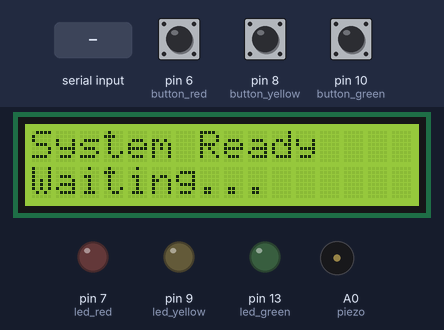
Simulated run of this sketch. Board: Arduino Uno, built with avr-gcc and run on an emulated ATmega328P. Parts: 16×2 character LCD, output pins drawn as LEDs (lit = HIGH), buzzer (waves = sounding). Dashed ring = blinking. Inputs (shaded band) come from the test bench; at power-on: pin 6 (button_red) HIGH, pin 8 (button_yellow) HIGH, pin 10 (button_green) HIGH.

Above: at 1.2 s.
1.3 s: pin 6 (button_red) pulled LOW for 0.15 s
At 1.51 s:
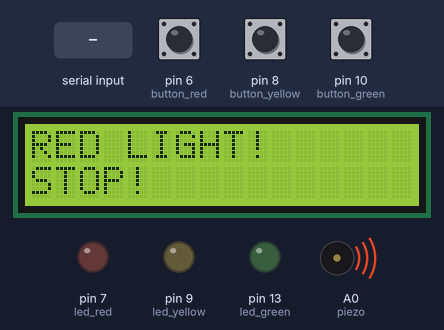
2.0 s: "ACTIVE_YELLOW\n" received over Serial
At 4.2 s:
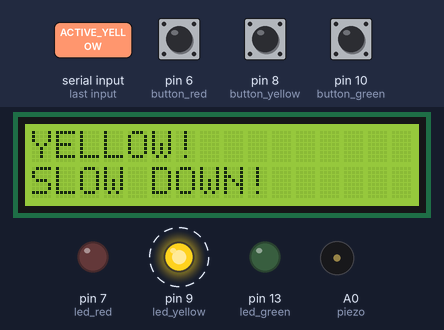
4.5 s: pin 8 (button_yellow) pulled LOW for 0.15 s
At 5.0 s:
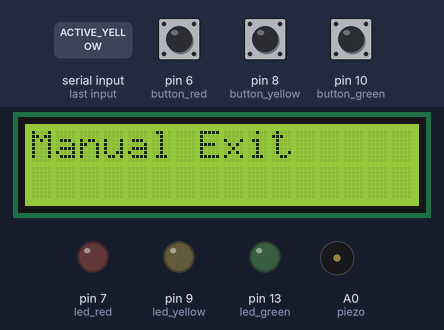
6.6 s: pin 10 (button_green) pulled LOW for 0.15 s
At 7.2 s:
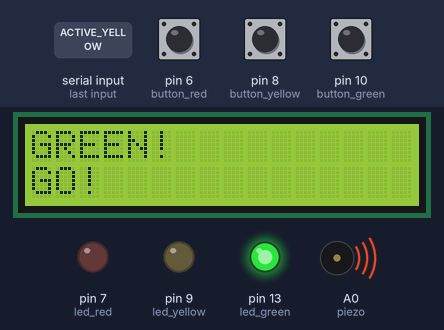
9.7 s: "FAULT\n" received over Serial
At 10.8 s:
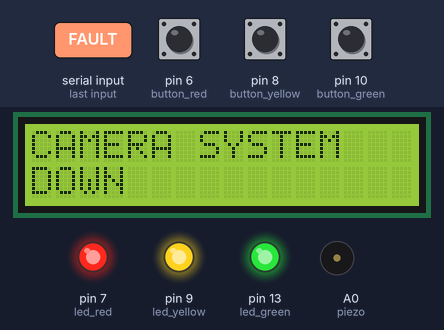
11.2 s: "ACTIVE_RED\n" received over Serial
At 11.52 s:
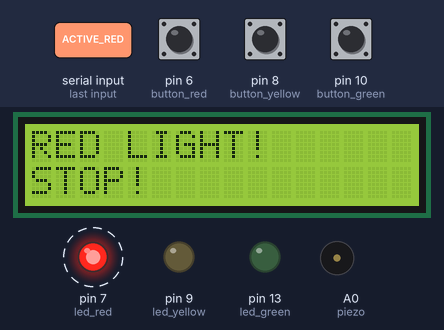
Timing chart, 0 to 14.3 s (numbered marks = the images above; inputs shaded):
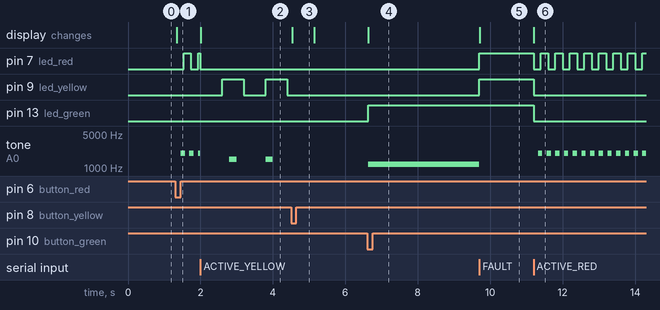

The sketch:

sketch_jan18a.ino
```cpp
#include <Wire.h>
#include <LiquidCrystal.h>

// ================== LCD wiring (4-bit) ==================
LiquidCrystal lcd(12, 11, 5, 4, 3, 2);

// ================== Pin assignments =====================
const int button_red    = 6;
const int button_yellow = 8;
const int button_green  = 10;

const int led_red       = 7;
const int led_yellow    = 9;
const int led_green     = 13;

const int piezo         = A0;

// ================== Behavior tuning =====================
const unsigned long red_blink_fast      = 200;
const unsigned long yellow_blink_medium = 600;

const int red_beep_frequency      = 2000;
const unsigned long red_beep_on   = 120;
const unsigned long red_beep_off  = 120;

const int yellow_beep_frequency   = 1500;
const unsigned long yellow_beep_on  = 200;
const unsigned long yellow_beep_off = 800;

const int green_beep_frequency    = 1200;
const unsigned long GREEN_DURATION_MS = 5000;

const unsigned long DEBOUNCE_MS = 35;

// ================== All-3-buttons FAULT chord ============
// Short chord (press all 3 briefly) enters FAULT
// Long chord (hold all 3) exits FAULT
const unsigned long ALL3_TRIGGER_MS = 150;   // enter fault
const unsigned long ALL3_EXIT_MS    = 1500;  // exit fault

unsigned long all3DownSince = 0;
bool all3ActionTaken = false;

// ================== State machine ========================
enum Mode { IDLE, red_mode, yellow_mode, green_mode, fault_mode };
Mode mode = IDLE;

// ================== Button debouncing ====================
struct ButtonDebounce {
  const int pin;
  int lastReading;
  int stableState;
  unsigned long lastChangeTime;
};

ButtonDebounce btns[3] = {
  { button_red,    HIGH, HIGH, 0 },
  { button_yellow, HIGH, HIGH, 0 },
  { button_green,  HIGH, HIGH, 0 }
};

// ================== Timers / flags ======================
unsigned long tLedRed = 0;  bool redLedOn = false;
unsigned long tLedYel = 0;  bool yelLedOn = false;
unsigned long tBeep   = 0;  bool beepOn   = false;
unsigned long greenStart = 0;

// ================== Pi Serial ===========================
String piLine = "";
String lastPiState = "";

// ================== UI Helpers ===========================
void showIdle() {
  lcd.clear();
  lcd.setCursor(0, 0);
  lcd.print("System Ready");
  lcd.setCursor(0, 1);
  lcd.print("Waiting...");
}

void enterFault() {
  mode = fault_mode;

  // Requirements:
  // - LCD: "CAMERA SYSTEM DOWN"
  // - All 3 LEDs ON
  // - No piezo
  noTone(piezo);
  beepOn = false;

  digitalWrite(led_red, HIGH);
  digitalWrite(led_yellow, HIGH);
  digitalWrite(led_green, HIGH);

  lcd.clear();
  lcd.setCursor(0, 0);
  lcd.print("CAMERA SYSTEM");
  lcd.setCursor(0, 1);
  lcd.print("DOWN");
}

void enterRed() {
  mode = red_mode;
  digitalWrite(led_red, LOW);
  digitalWrite(led_yellow, LOW);
  digitalWrite(led_green, LOW);
  redLedOn = false;

  beepOn = false;
  tLedRed = millis();
  tBeep = millis();
  noTone(piezo);

  lcd.clear();
  lcd.setCursor(0, 0); lcd.print("RED LIGHT!");
  lcd.setCursor(0, 1); lcd.print("STOP!");
}

void enterYellow() {
  mode = yellow_mode;
  digitalWrite(led_red, LOW);
  digitalWrite(led_yellow, LOW);
  digitalWrite(led_green, LOW);
  yelLedOn = false;

  beepOn = false;
  tLedYel = millis();
  tBeep = millis();
  noTone(piezo);

  lcd.clear();
  lcd.setCursor(0, 0); lcd.print("YELLOW!");
  lcd.setCursor(0, 1); lcd.print("SLOW DOWN!");
}

void enterGreen() {
  mode = green_mode;
  digitalWrite(led_red, LOW);
  digitalWrite(led_yellow, LOW);
  digitalWrite(led_green, HIGH);

  tone(piezo, green_beep_frequency);
  greenStart = millis();

  lcd.clear();
  lcd.setCursor(0, 0); lcd.print("GREEN!");
  lcd.setCursor(0, 1); lcd.print("GO!");
}

void enterIdle() {
  mode = IDLE;
  digitalWrite(led_red, LOW);
  digitalWrite(led_yellow, LOW);
  digitalWrite(led_green, LOW);
  noTone(piezo);
  beepOn = false;
  showIdle();
}

// ================== Button logic ========================
bool buttonPressedEdge(int idx) {
  ButtonDebounce &b = btns[idx];
  int reading = digitalRead(b.pin);

  if (reading != b.lastReading) {
    b.lastChangeTime = millis();
    b.lastReading = reading;
  }

  if (millis() - b.lastChangeTime > DEBOUNCE_MS) {
    if (b.stableState != reading) {
      b.stableState = reading;
      if (b.stableState == LOW) return true;
    }
  }
  return false;
}

// ================== Pi Serial parsing ===================
void processPiStateLine(const String &line) {
  String s = line;
  s.trim();
  if (s.length() == 0) return;

  if (s == lastPiState) return;
  lastPiState = s;

  if (s == "ACTIVE_RED")          enterRed();
  else if (s == "ACTIVE_YELLOW")  enterYellow();
  else if (s == "ACTIVE_GREEN")   enterGreen();
  else if (s == "IDLE")           enterIdle();
  else if (s == "FAULT")          enterFault();
}

void pollPiSerial() {
  while (Serial.available()) {
    char c = (char)Serial.read();
    if (c == '\n') {
      processPiStateLine(piLine);
      piLine = "";
    } else if (c != '\r') {
      if (piLine.length() < 64) piLine += c;
      else piLine = "";
    }
  }
}

// ================== Setup ===============================
void setup() {
  Serial.begin(115200);

  pinMode(led_red, OUTPUT);
  pinMode(led_yellow, OUTPUT);
  pinMode(led_green, OUTPUT);

  pinMode(button_red, INPUT_PULLUP);
  pinMode(button_yellow, INPUT_PULLUP);
  pinMode(button_green, INPUT_PULLUP);

  pinMode(piezo, OUTPUT);

  lcd.begin(16, 2);
  enterIdle();
}

// ================== Loop ================================
void loop() {
  pollPiSerial();

  // ---- All-3 chord detection (raw reads, independent of debounce) ----
  bool rDown = (digitalRead(button_red) == LOW);
  bool yDown = (digitalRead(button_yellow) == LOW);
  bool gDown = (digitalRead(button_green) == LOW);
  bool all3Down = rDown && yDown && gDown;

  unsigned long now = millis();

  if (all3Down) {
    if (all3DownSince == 0) {
      all3DownSince = now;
      all3ActionTaken = false;
    }

    unsigned long held = now - all3DownSince;

    // In FAULT: long-hold exits with manual override message
    if (mode == fault_mode && !all3ActionTaken && held >= ALL3_EXIT_MS) {
      lcd.clear();
      lcd.setCursor(0,0);
      lcd.print("Manual Exit");
      delay(600);
      enterIdle();
      all3ActionTaken = true;
      return;
    }

    // Not in FAULT: short chord enters FAULT
    if (mode != fault_mode && !all3ActionTaken && held >= ALL3_TRIGGER_MS) {
      enterFault();
      all3ActionTaken = true;
      return;
    }
  } else {
    all3DownSince = 0;
    all3ActionTaken = false;
  }

  // Debounced single-press edges
  bool redPress = buttonPressedEdge(0);
  bool yelPress = buttonPressedEdge(1);
  bool grnPress = buttonPressedEdge(2);

  // ---- MANUAL EXIT (any button during active mode) ----
  // Do NOT allow exiting FAULT with single buttons
  if (mode != IDLE && mode != fault_mode && (redPress || yelPress || grnPress)) {
    lcd.clear();
    lcd.setCursor(0,0);
    lcd.print("Manual Exit");
    delay(600);
    enterIdle();
    return;
  }

  // ---- Trigger from IDLE ----
  // Ignore normal triggers if all three buttons are held (prevents accidental mode change)
  if (mode == IDLE && !all3Down) {
    if (redPress)      enterRed();
    else if (yelPress) enterYellow();
    else if (grnPress) enterGreen();
  }

  switch (mode) {
    case red_mode:
      if (now - tLedRed >= red_blink_fast) {
        redLedOn = !redLedOn;
        digitalWrite(led_red, redLedOn);
        tLedRed = now;
      }
      if (beepOn) {
        if (now - tBeep >= red_beep_on) {
          beepOn = false;
          noTone(piezo);
          tBeep = now;
        }
      } else {
        if (now - tBeep >= red_beep_off) {
          beepOn = true;
          tone(piezo, red_beep_frequency);
          tBeep = now;
        }
      }
      break;

    case yellow_mode:
      if (now - tLedYel >= yellow_blink_medium) {
        yelLedOn = !yelLedOn;
        digitalWrite(led_yellow, yelLedOn);
        tLedYel = now;
      }
      if (beepOn) {
        if (now - tBeep >= yellow_beep_on) {
          beepOn = false;
          noTone(piezo);
          tBeep = now;
        }
      } else {
        if (now - tBeep >= yellow_beep_off) {
          beepOn = true;
          tone(piezo, yellow_beep_frequency);
          tBeep = now;
        }
      }
      break;

    case green_mode:
      digitalWrite(led_green, HIGH);
      if (now - greenStart >= GREEN_DURATION_MS) {
        enterIdle();
      }
      break;

    case fault_mode:
      // Latched FAULT outputs (re-assert every loop)
      digitalWrite(led_red, HIGH);
      digitalWrite(led_yellow, HIGH);
      digitalWrite(led_green, HIGH);
      noTone(piezo);
      beepOn = false;
      break;

    case IDLE:
    default:
      break;
  }
}
```

Measured:
- after the input at 1.3 s, pin 7 (led_red): LOW → HIGH after 0.24 s, → LOW 0.20 s later, → HIGH 0.20 s later; tone on A0 (piezo): alternates 2000 Hz for 0.12 s and silent for 0.12 s, starting after 0.16 s; the display: changes at once (image 1)
- after the input at 2.0 s, pin 9 (led_yellow): alternates HIGH for 0.60 s and LOW for 0.60 s, starting after 0.60 s; tone on A0 (piezo): alternates 1500 Hz for 0.20 s and silent for 0.80 s, starting at once; the display: changes at once (image 2)
- after the input at 4.5 s, pin 9 (led_yellow): stays LOW (without the input it goes to HIGH after 0.50 s); tone on A0 (piezo): stops changing and stays silent; the display: changes at once (image 3)
- after the input at 6.6 s, pin 13 (led_green): LOW → HIGH at once; tone on A0 (piezo): silent → 1200 Hz at once; the display: changes at once (image 4)
- after the input at 9.7 s, pin 7 (led_red), pin 9 (led_yellow): LOW → HIGH at once; tone on A0 (piezo): 1200 Hz → silent at once; the display: changes at once (image 5)
- after the input at 11.2 s, pin 7 (led_red): alternates HIGH for 0.20 s and LOW for 0.20 s, starting at once; pin 9 (led_yellow), pin 13 (led_green): HIGH → LOW at once; tone on A0 (piezo): alternates 2000 Hz for 0.12 s and silent for 0.12 s, starting after 0.12 s; the display: changes at once (image 6)
